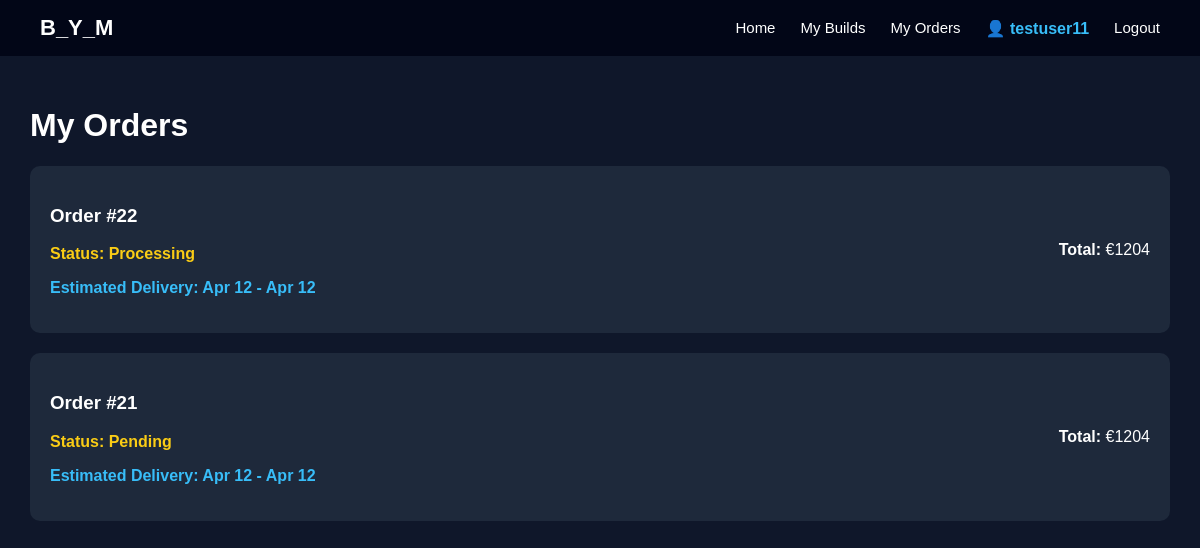
Page /my-orders/ (signed in) on the committed database.
### builder/models.py (models this page shows, shortened)
class Order(models.Model):
    STATUS_CHOICES = [
        ('Pending', 'Pending'),
        ('Processing', 'Processing'),
        ('Shipped', 'Shipped'),
        ('Delivered', 'Delivered'),
    ]
    user = models.ForeignKey(User, on_delete=models.CASCADE)
    cpu = models.CharField(max_length=200, blank=True)
    gpu = models.CharField(max_length=200, blank=True)
    ram = models.CharField(max_length=200, blank=True)
    motherboard = models.CharField(max_length=200, blank=True)
    storage = models.CharField(max_length=200, blank=True)
    psu = models.CharField(max_length=200, blank=True)
    case = models.CharField(max_length=200, blank=True)
    cooling = models.CharField(max_length=200, blank=True)
    total_price = models.IntegerField(default=0)
    name = models.CharField(max_length=200, blank=True)
    address = models.TextField(blank=True)
    city = models.CharField(max_length=100, blank=True)
    phone = models.CharField(max_length=20, blank=True)
    payment_method = models.CharField(max_length=50, blank=True)
    status = models.CharField(
        max_length=20,
        choices=STATUS_CHOICES,
        default="Pending"
    )
    profit = models.IntegerField(default=0)
    created_at = models.DateTimeField(auto_now_add=True)
    estimated_delivery = models.DateTimeField(null=True, blank=True)

### builder/views.py (the view)
# urls.py: path('my-orders/', views.my_orders, name="my_orders"),
@login_required
def my_orders(request):
    if request.user.is_staff:
        return redirect("admin_dashboard")
    orders = Order.objects.filter(user=request.user).order_by("-created_at")
    return render(request, "my_orders.html", {"orders": orders})

### builder/templates/my_orders.html (shortened to what this page needs)
{% load static %}
<!DOCTYPE html>
<html>
<head>
<link rel="stylesheet" href="{% static 'css/style.css' %}">
</head>
<body>
<nav class="navbar">
<div class="logo">B_Y_M</div>
<ul class="nav-links">
<li><a href="/">Home</a></li>
<li><a href="/my-builds/">My Builds</a></li>
<li><a href="/my-orders/">My Orders</a></li>
{% if user.is_authenticated %}
<li class="profile">👤 {{ user.username }}</li>
<li><a href="/accounts/logout/">Logout</a></li>
{% endif %}
</ul>
</nav>
<div class="container">
<h1>My Orders</h1>
{% for order in orders %}
<div class="order-card" onclick="toggleOrder({{ order.id }})">
<div class="order-header">
<div>
<h3>Order #{{ order.id }}</h3>
<p class="order-status">
Status: {{ order.status }}
</p>
<p class="delivery">
Estimated Delivery: {{ order.created_at|date:"M d" }} - {{ order.created_at|date:"M d" }}
</p>
</div>
<div>
<p><b>Total:</b> €{{ order.total_price }}</p>
</div>
</div>
</div>
{% empty %}
<p>No orders yet.</p>
{% endfor %}
</div>
</body>
</html>

### builder/static/css/style.css (style rules this page uses)
body { margin:0; font-family:Arial, Helvetica, sans-serif; background:#0f172a; color:white; }
.container { max-width:1200px; margin:auto; padding:30px; }
.navbar { display:flex; justify-content:space-between; align-items:center; padding:15px 40px; background:#020617; }
.logo { font-size:22px; font-weight:bold; }
.nav-links { display:flex; gap:25px; list-style:none; margin:0; padding:0; }
.nav-links a { color:white; text-decoration:none; font-size:15px; }
.profile { color:#38bdf8; font-weight:600; }
.order-card { background:#1e293b; padding:20px; border-radius:10px; margin-bottom:20px; cursor:pointer; transition:0.2s; }
.order-header { display:flex; justify-content:space-between; align-items:center; }
.order-status { color:#facc15; font-weight:bold; }
.delivery { color:#38bdf8; font-weight:bold; margin-top:5px; }

### builder/templates/my_orders.html (style rules this page uses)
.order-card { background:#1e293b; padding:20px; border-radius:10px; margin-bottom:20px; cursor:pointer; transition:0.2s; }
.order-header { display:flex; justify-content:space-between; align-items:center; }
.order-status { color:#facc15; font-weight:bold; }
.delivery { color:#38bdf8; font-weight:bold; margin-top:5px; }

### rows in the picture
Order: id "22", status "Processing", created_at "Apr 12", total_price "1204"
Order: id "21", status "Pending", created_at "Apr 12", total_price "1204"

### other values in the picture
{{ user.username }} "testuser11"
